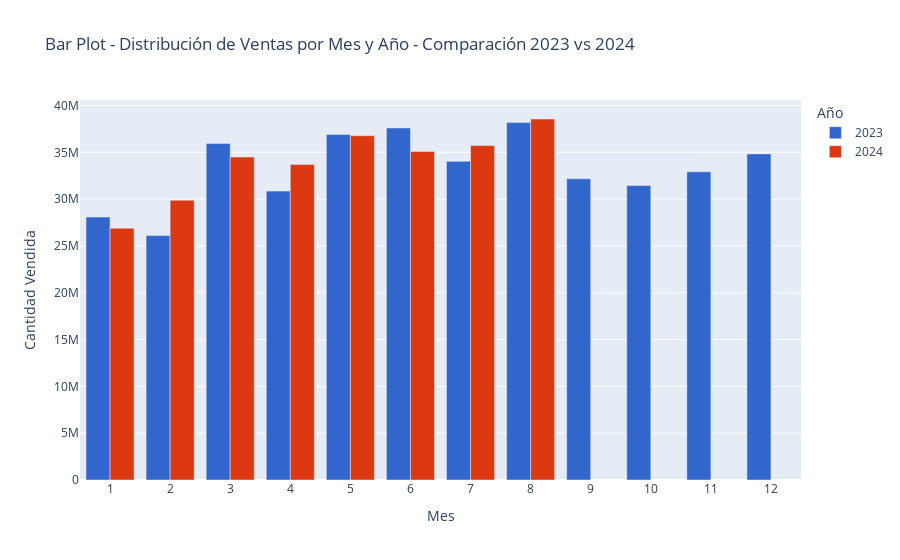

The notebook cell this image was saved under:
### Code cell
# Convierte la columna 'YEAR' a tipo de dato categórico
data['YEAR'] = data['YEAR'].astype('category')
# Convierte la columna 'MONTH' a tipo de dato categórico
data['MONTH'] = data['MONTH'].astype('category')
# Filtra los datos donde 'SCENARIO' es 'actual', agrupa por 'YEAR' y 'MONTH', y suma 'AMOUNT'
df_grouped = data[data['SCENARIO'] == 'actual'].groupby(['YEAR', 'MONTH'], as_index=False, observed=True)['AMOUNT'].sum()
# Visualizar el barplot
fig = px.bar(df_grouped, x='MONTH', y='AMOUNT', color='YEAR',
    title='Bar Plot - Distribución de Ventas por Mes y Año - Comparación 2023 vs 2024',
    labels={'MONTH': 'Mes', 'AMOUNT': 'Cantidad Vendida', 'YEAR': 'Año'},
    color_discrete_sequence=px.colors.qualitative.G10, barmode='group')
# Ajuste en la distancia en el eje x
fig.update_xaxes(dtick=1)
# Mostrar el gráfico
fig.show()

### Figure 1 — Plotly figure (JSON) as saved in the notebook; plotly's stock layout.template omitted (floating-point values rounded to 4 significant figures)
{"data": [{"alignmentgroup": "True", "hovertemplate": "Año=2023<br>Mes=%{x}<br>Cantidad Vendida=%{y}<extra></extra>", "legendgroup": "2023", "marker": {"color": "#3366CC", "pattern": {"shape": ""}}, "name": "2023", "offsetgroup": "2023", "orientation": "v", "showlegend": true, "textposition": "auto", "type": "bar", "x": [1, 2, 3, 4, 5, 6, 7, 8, 9, 10, 11, 12], "xaxis": "x", "y": [28090000.0, 26100000.0, 35930000.0, 30860000.0, 36900000.0, 37600000.0, 34040000.0, 38170000.0, 32170000.0, 31450000.0, 32920000.0, 34830000.0], "yaxis": "y"}, {"alignmentgroup": "True", "hovertemplate": "Año=2024<br>Mes=%{x}<br>Cantidad Vendida=%{y}<extra></extra>", "legendgroup": "2024", "marker": {"color": "#DC3912", "pattern": {"shape": ""}}, "name": "2024", "offsetgroup": "2024", "orientation": "v", "showlegend": true, "textposition": "auto", "type": "bar", "x": [1, 2, 3, 4, 5, 6, 7, 8], "xaxis": "x", "y": [26890000.0, 29890000.0, 34500000.0, 33700000.0, 36770000.0, 35090000.0, 35720000.0, 38560000.0], "yaxis": "y"}], "layout": {"barmode": "group", "legend": {"title": {"text": "Año"}, "tracegroupgap": 0}, "title": {"text": "Bar Plot - Distribución de Ventas por Mes y Año - Comparación 2023 vs 2024"}, "xaxis": {"anchor": "y", "domain": [0, 1], "dtick": 1, "title": {"text": "Mes"}}, "yaxis": {"anchor": "x", "domain": [0, 1], "title": {"text": "Cantidad Vendida"}}}}
